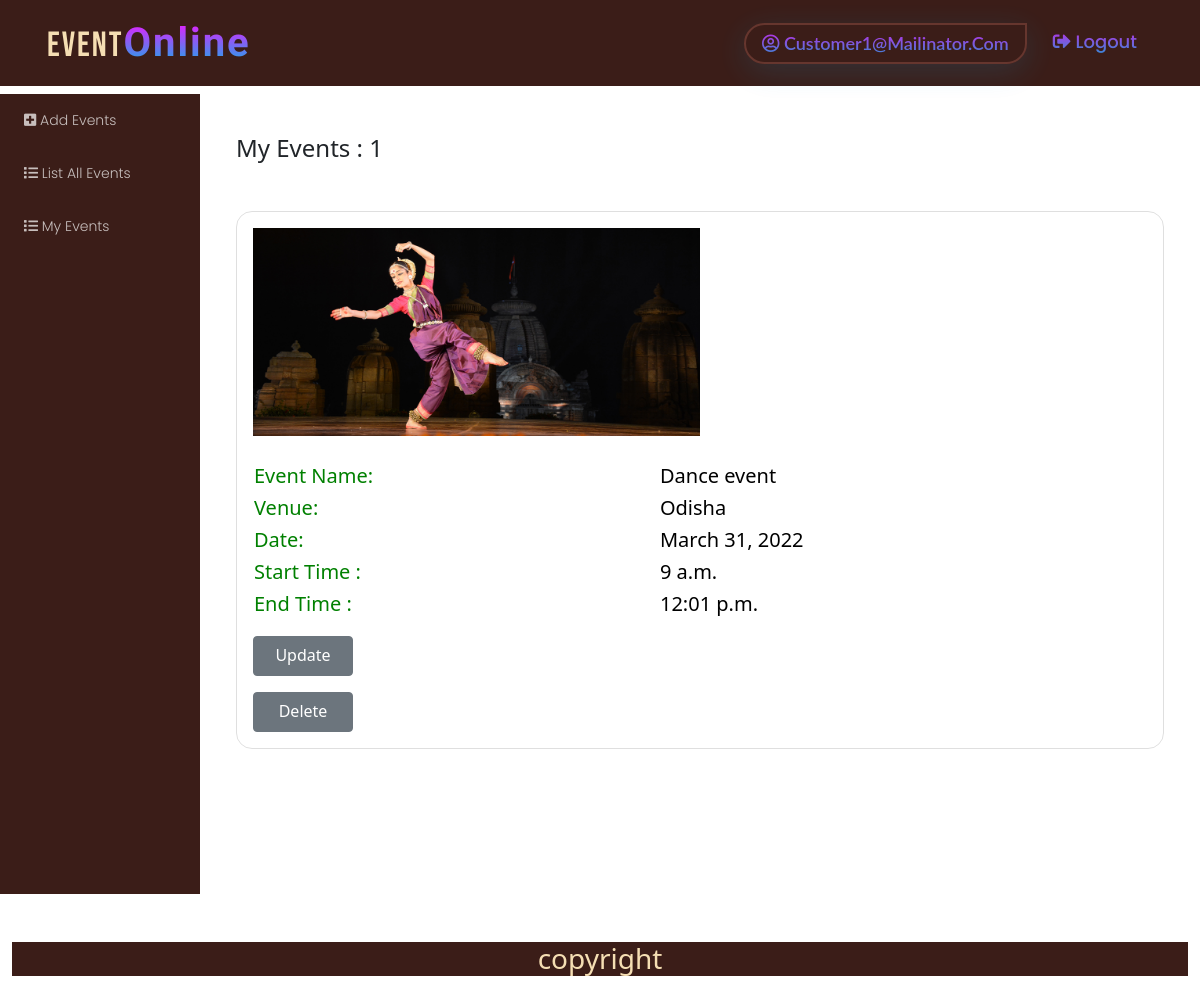
Screenshot of /customer/myevent/list (signed in) with the database file from the repository.
### authapp/models.py (models this page shows, shortened)
class MyUser(AbstractBaseUser):
    ADMIN = 'admin'
    CUSTOMER = 'customer'
    options = [
        ('ADMIN', 'admin'),
        ('CUSTOMER', 'customer'),
    ]
    email = models.EmailField(
        verbose_name='email address',
        max_length=255,
        unique=True,
    )
    name = models.CharField(max_length=120)
    date_of_birth = models.DateField()
    is_active = models.BooleanField(default=True)
    is_admin = models.BooleanField(default=False)
    phone = models.IntegerField(blank=True)
    role = models.CharField(max_length=120, choices=options, default='CUSTOMER')
    objects = MyUserManager()
    USERNAME_FIELD = 'email'
    REQUIRED_FIELDS = ['name', 'date_of_birth', 'role', 'phone']
    def __str__(self):
        return self.email

### customer/models.py (models this page shows, shortened)
class Event(models.Model):
    NOT_PUBLISHED = 'not_published'
    PUBLISHED = 'published'
    options = (
        ('NOT_PUBLISHED', 'not_published'),
        ('PUBLISHED', 'published')
    )
    image = models.ImageField(upload_to='images')
    name = models.CharField(max_length=120, verbose_name='Name of the Event')
    venue = models.CharField(max_length=120)
    date = models.DateField(verbose_name='Date of Event')
    start_time = models.TimeField()
    end_time = models.TimeField()
    host = models.ForeignKey(MyUser, on_delete=models.CASCADE)
    status = models.CharField(max_length=120, choices=options, default='NOT_PUBLISHED')
    created_date = models.DateTimeField(auto_now_add=True)
    class Meta:
        ordering = ['-created_date']

### customer/views.py (the view)
# urls.py: path('myevent/list', views.MyEventList.as_view(), name='myeventlist'),
@method_decorator(signin_required, name='dispatch')
class MyEventList(ListView):
    model = Event
    template_name = 'customer/my_events.html'
    context_object_name = 'events'
    def get_queryset(self):
        return Event.objects.filter(status='PUBLISHED',host=self.request.user)

### templates/customer/my_events.html
{% extends 'customer/basecust.html'%}
{%block body_block%}
<div class="container mt-5">
    <h4>My Events : {{events.count}}</h4>
    {%for event in events%}
    <div class="bdetail card p-3 mt-5">
        <img src="{{event.image.url}}" alt="" width="50%" height="60%">
        <table class="mt-4">
            <tr>
                <td class="bookdetail">Event Name:</td>
                <td>{{event.name}}</td>
            </tr>
            <tr>
                <td class="bookdetail">Venue:</td>
                <td>{{event.venue}}</td>
            </tr>
            <tr>
                <td class="bookdetail">Date:</td>
                <td> {{event.date}}</td>
            </tr>
            <tr>
                <td class="bookdetail">Start Time :</td>
                <td>{{event.start_time}}</td>
            </tr>
            <tr>
                <td class="bookdetail">End Time :</td>
                <td>{{event.end_time}}</td>
            </tr>
        </table>
        <a style="width:100px; height:40px;" href="{%url 'updateevent' event.pk%}"
           class="btn btn-secondary mt-3">Update</a>
           <a style="width:100px; height:40px;" href="{%url 'deleteevent' event.pk%}"
           class="btn btn-secondary mt-3">Delete</a>
    </div>
    {%endfor%}
</div>
{%endblock%}

### templates/customer/basecust.html (shortened to what this page needs)
<!DOCTYPE html>
{%load static%}
<html lang="en">
<head>
    <link href="https://cdn.jsdelivr.net/npm/bootstrap@5.1.1/dist/css/bootstrap.min.css" rel="stylesheet"
>
    <link rel="stylesheet" href="https://cdnjs.cloudflare.com/ajax/libs/font-awesome/5.15.0/css/all.min.css"
/>
    <link rel="stylesheet" href="https://cdnjs.cloudflare.com/ajax/libs/font-awesome/5.15.0/css/fontawesome.min.css"
/>
    <link rel="stylesheet" href="{%static 'css/styles.css'%}">
</head>
<body>
<nav class="navbar navbar-expand-lg navbarTransparent">
    <div class="container">
        <a class="navbar-brand" href="{%url 'home' %}">Event<span style="color:red; ">Online</span></a>
        <div class="collapse navbar-collapse" id="navbarSupportedContent">
            <ul class="navbar-nav ms-auto mb-2 mb-lg-0">
                <li class="nav-item">
                    <a class="nav-link active" href="#">
                        <i class="far  fa-user-circle icolor"></i>&nbsp;{{request.user}}
                    </a>
                </li>
                <li class="nav-item">
                    <a class="nav-link" href="{%url 'logout'%}"><i
                            class="fas fa-sign-out-alt icolor"></i>&nbsp;Logout</a>
                </li>
            </ul>
        </div>
    </div>
</nav>
<div class="container-fluid ">
    <div class="row">
        <div class="col-md-2 db-padd">
            <div class="dashbard-left">
                <div class="row">
                    <div class="col-md-12">
                        <div class="dashleft-2">
                            <ul class="list-group">
                                <li class="list-group-item "><a href="{%url 'eventadd'%}"><i
                                        class="fas fa-plus-square "></i>&nbsp;Add Events</a></li>
                                      <li class="list-group-item"><a href="{%url 'eventlist'%}"><i
                                        class="fas fa-list"></i>&nbsp;List All Events</a></li>
                                       <li class="list-group-item"><a href="{%url 'myeventlist'%}"><i
                                        class="fas fa-list"></i>&nbsp;My Events</a></li>
                            </ul>
                        </div>
                    </div>
                </div>
            </div>
        </div>
        <div class="col-md-10">
            {%block body_block%}
            {%endblock%}
        </div>
    </div>
    <div class="footer mt-5">
        <h3>copyright</h3>
    </div>
</div>
</body>
</html>

### static/css/styles.css (style rules this page uses)
td { margin-top : 5px; color: black; font-size : 20px; }
.db-padd { padding: 0!important; }
.dashbard-left { width: 100%; position: relative; z-index: 1; top: 0; left: 0; overflow-x: hidden; }
.dashbard-left .dashleft-2 { background-color: rgb(59, 29, 24); border-radius: 0rem; margin-top: 0.5rem; height: 100vh; }
.dashleft-2 .list-group .list-group-item { font-family: "Poppins", sans-serif; font-weight: 300; font-size: 14px; background-color: transparent; border: none; margin: 8px; cursor: pointer; }
.dashleft-2 .list-group .list-group-item a { color:rgba(255, 255, 255, 0.712); text-decoration: none; }
body { background-image: url("https://cdn.wallpapersafari.com/18/38/bp9GEo.jpg"); background-repeat: no-repeat; background-attachment: fixed; }
.navbarTransparent { background-color: rgb(59, 29, 24); }
.navbar .navbar-brand { font-family: "Bebas Neue", cursive; color: wheat; font-size: 35px; font-weight: 100; letter-spacing: 2px; padding: 5px; }
.navbar .navbar-brand span { background: -webkit-linear-gradient(rgb(247, 19, 255), rgb(18, 174, 232)); -webkit-background-clip: text; background-clip: text; -webkit-text-fill-color: transparent; font-size: 40px; font-weight: 900; font-family: "Lobster Two", cursive; }
.navbar .navbar-nav .nav-item { opacity: 0.9; margin: 5px; }
.navbar .navbar-nav .nav-item .nav-link.active { border-top-left-radius: 7rem; border-bottom-left-radius: 7rem; border-bottom-right-radius: 7rem; box-shadow: 0 8px 32px 0 rgba(18, 174, 232, 0.17); font-size: 18px; font-weight: 600; font-family: "Lato", sans-serif; padding: 5px 16px; background: -webkit-linear-gradient(rgb(247, 19, 255), rgb(18, 174, 232)); -webkit-background-clip: text; background-clip: text; -webkit-text-fill-color: transparent; border-width: 2px; border-style: solid; border-color: rgb(107, 57, 49); }
.navbar .navbar-nav .nav-item .nav-link { text-transform: capitalize; font-size: 18px; font-weight: 500; font-family: "Poppins", sans-serif; padding: 5px 16px; background: -webkit-linear-gradient(rgb(247, 19, 255), rgb(18, 174, 232)); -webkit-background-clip: text; background-clip: text; -webkit-text-fill-color: transparent; }
.footer { background-color : rgb(59, 29, 24); text-align : center; color: wheat; width:100%; }
.card { border-radius:1rem; background:transparent; }
.bookdetail { color: green; }
.bdetail { font-size : 22px; margin-top:4px; color:rgb(59, 29, 24);; }

### rows the page displays
MyUser: user "Customer1@mailinator.com"
Event: image (picture), name "Dance event", venue "Odisha", date "March 31, 2022", start_time "9 a.m.", end_time "12:01 p.m."

### other values shown
{{ events.count }} "1"
